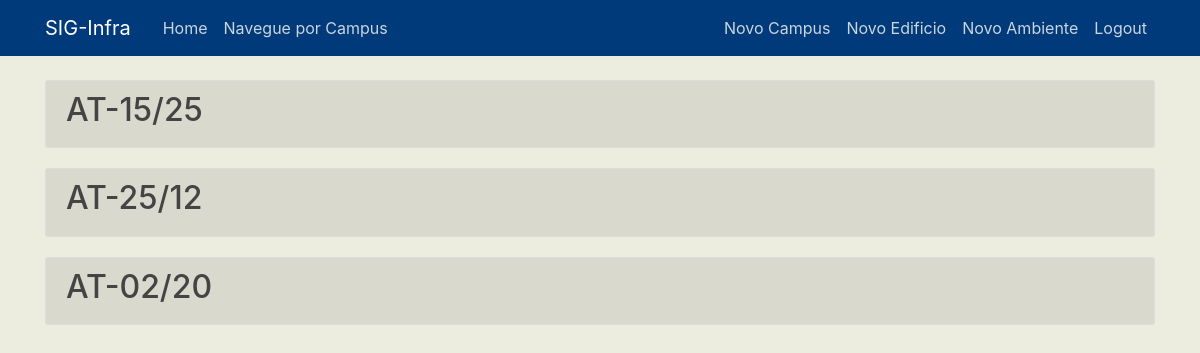
The app's page /ambientes (signed in) with its own data.
### sicinfra/models.py (models this page shows)
class Ambientes(db.Model):
    id = db.Column(db.Integer, primary_key=True)
    endereco = db.Column(db.String(15), nullable=False)
    descricao = db.Column(db.String(50), nullable=False)
    area_total = db.Column(db.Float(precision=',2'), nullable=False)
    area_util = db.Column(db.Float(precision=',2'), nullable=False)
    uso = db.Column(db.String(30), nullable=False)
    id_edificio = db.Column(db.Integer, db.ForeignKey('edificios.id'), nullable=False)

### sicinfra/routes.py (the view)
@app.route("/ambientes")
def ambientes():
    ambientes = Ambientes.query.all()
    return render_template('ambientes.html', title='Ambientes', ambientes=ambientes)

### sicinfra/models.py (called while the page is built)
@login_manager.user_loader
def load_user(user_id):
    return User.query.get(int(user_id))

### sicinfra/templates/ambientes.html
{% extends "layout.html" %}
{% block content %}
    {% for ambiente in ambientes %}
        <article class="media content-section">
          <div class="media-body">
            <h2><a class="article-title" href="{{url_for('ambiente', ambiente_id=ambiente.id)}}">{{ ambiente.endereco }}</a></h2>
          </div>
        </article>
    {% endfor %}
{% endblock content %}

### sicinfra/static/main.css (style rules this page uses)
body { background: #ededdf; color: #333333; margin-top: 5rem; }
h1, h2, h3, h4, h5, h6 { color: #444444; }
.content-section { background: #d9d9ce; padding: 10px 20px; border: 1px solid #dddddd; border-radius: 3px; margin-bottom: 20px; }
.article-title { color: #444444; }

### records on screen
Ambientes: endereco "AT-15/25"
Ambientes: endereco "AT-25/12"
Ambientes: endereco "AT-02/20"
